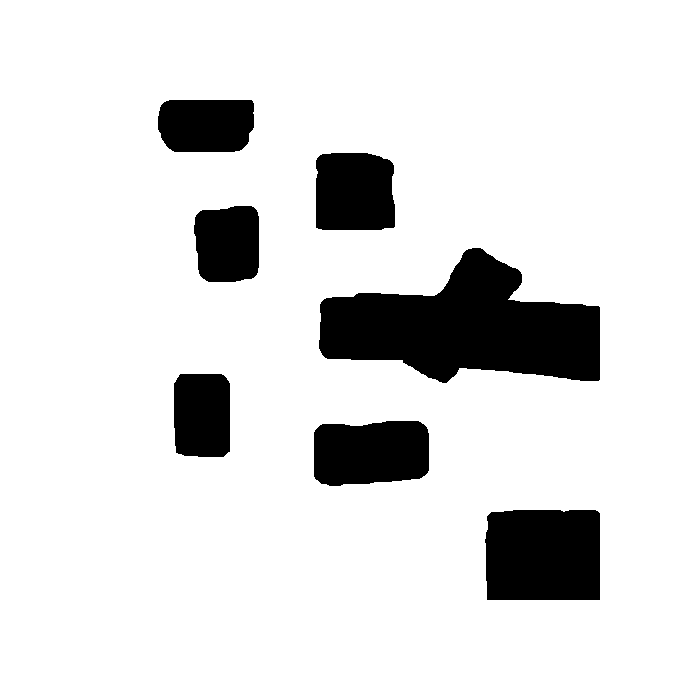
#> input picture tp_Final/cave.png, 700 x 700 px
$ python roadmap.py
#> lines starting #> are read from the running program, lines starting #| are printed output that depends on the picture; after the words box and inside, x2 and y2 are one past the last pixel; in counts of white or black regions, pixels touching at a corner belong together
import numpy as np
import matplotlib.pyplot as plt
import matplotlib.patches as mpatches
import matplotlib.image as mpimg
import networkx as nx
import pyvisgraph as vg
from pyvisgraph.visible_vertices import edge_distance
import matplotlib.pyplot as plt
from graph import DiGraph
from algorithms import dijkstra
import homotopy as h
from math import atan2

# Função para rotacionar em torno do eixo z
# [6 lines left out: function Rz, not called in this run]

def get_object_position(sim, object_name):
    return sim.getObjectPosition(sim.getObject(object_name), -1)

def get_object_orientation(sim, object_name):
    return sim.getObjectOrientation(sim.getObject(object_name), -1)

fig = plt.figure(figsize=(8,8), dpi=100)
ax = fig.add_subplot(111, aspect='equal')

# Invertendo os valores para visualização (Branco - 0, Preto - 1)
img = 1 - mpimg.imread('cave.png')
#> img: shape (700, 700) float32; values 0 (black) and 1 (white), 12.1% white; 7 white regions, largest, box (x1, y1, x2, y2) and area: (319, 248, 600, 383) 22846, (485, 510, 600, 600) 10144, (314, 421, 429, 486) 6709

# Apenas para garantir que só teremos esses dois valores
threshold = 0.5
img[img > threshold] = 1
img[img<= threshold] = 0

ax.imshow(img, cmap='Greys', origin='upper')

# Dimensões do mapa informado em metros (X, Y)
map_dims = np.array([40, 40]) # Cave

# Escala Pixel/Metro
sy, sx = img.shape / map_dims
#> sy = 17.5; sx = 17.5

# Tamanho da célula do nosso Grid (em metros)
cell_size = 2

rows, cols = (map_dims / cell_size).astype(int)
grid = np.zeros((rows, cols))

# Preenchendo o Grid
# Cada célula recebe o somatório dos valores dos Pixels
for r in range(rows):
    for c in range(cols):

        xi = int(c*cell_size*sx)
        xf = int(xi + cell_size*sx)

        yi = int(r*cell_size*sy)
        yf = int(yi + cell_size*sy)

        grid[r, c] = np.sum(img[yi:yf,xi:xf])
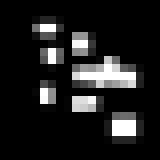
#> grid: shape (20, 20) float64 (shown 8 times larger); min 0, max 1225, mean 147.7; drawn with min black and max white

# Binarizando as células como Ocupadas (1) ou Não-ocupadas (0)
grid[grid > threshold] = 1
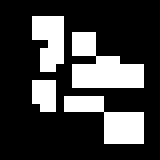
#> grid: shape (20, 20) float64 (shown 8 times larger); values 0 (black) and 1 (white), 25.5% white; 4 white regions (1 under 20 px), largest, box (x1, y1, x2, y2) and area: (9, 4, 18, 11) 39, (8, 12, 18, 18) 30, (4, 2, 8, 9) 22
grid[grid<= threshold] = 0

fig = plt.figure(figsize=(8,8), dpi=100)
ax = fig.add_subplot(111, aspect='equal')

# Plotando Mapa e Células
obj = ax.imshow(img, cmap='Greys', extent=(0, map_dims[1], 0, map_dims[0]), origin='upper')
obj = ax.imshow(grid, cmap='Reds', extent=(0, map_dims[1], 0, map_dims[0]), alpha=.6)

# Plotando as linhas do grid para facilitar a visualização
ax.grid(which='major', axis='both', linestyle='-', color='r', linewidth=1)
ax.set_xticks(np.arange(0, map_dims[1]+1, cell_size))
ax.set_yticks(np.arange(0, map_dims[0]+1, cell_size))

# [46 lines left out: functions draw, find_polygons, not called in this run]

# Função para verificar se uma célula é um contorno
def is_contour_cell(r, c, grid):
    if grid[r][c] == 1:
        # Verificar se há pelo menos um vizinho livre (0)
        for dr, dc in [(-1, 0), (1, 0), (0, -1), (0, 1)]:
            nr, nc = r + dr, c + dc
            if 0 <= nr < rows and 0 <= nc < cols and grid[nr][nc] == 0:
                return True
    return False

# Função para adicionar pontos do contorno ao array polys
def add_contour_points(r, c, polys):
    # Coordenadas das arestas da célula (c, r)
#> (the run stopped early here; a loop or call above may not have finished)
